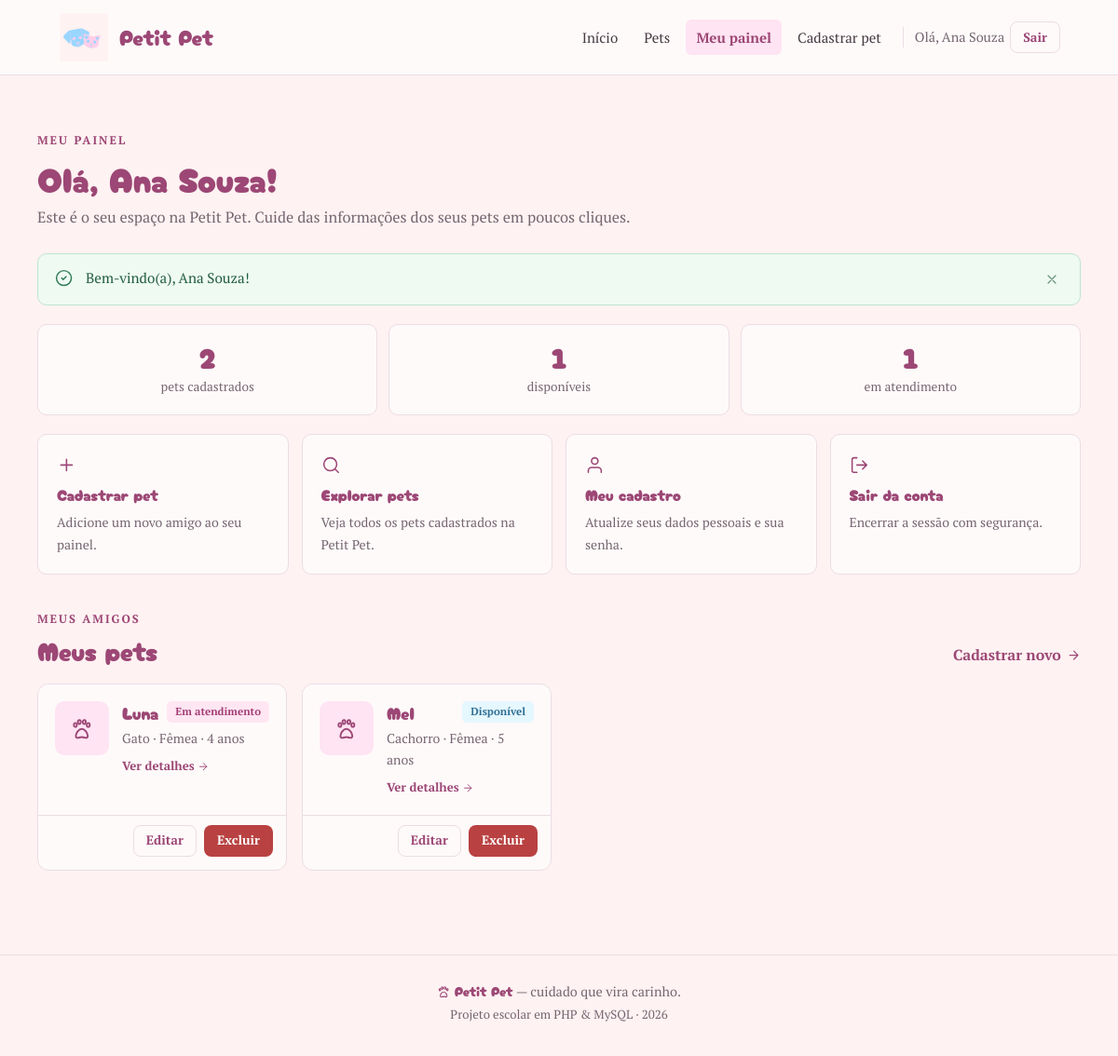
Page /painel.php (signed in) on the committed database.
### tables this page shows
CREATE TABLE IF NOT EXISTS usuarios (
    id INT NOT NULL AUTO_INCREMENT,
    nome VARCHAR(100) NOT NULL,
    email VARCHAR(100) NOT NULL,
    telefone VARCHAR(30) DEFAULT NULL,
    senha VARCHAR(255) NOT NULL,
    perfil ENUM('cliente', 'admin') NOT NULL DEFAULT 'cliente',
    criado_em TIMESTAMP NOT NULL DEFAULT CURRENT_TIMESTAMP,
    PRIMARY KEY (id),
    UNIQUE KEY email (email),
    KEY idx_usuarios_perfil (perfil)
);

CREATE TABLE IF NOT EXISTS pets (
    id INT UNSIGNED NOT NULL AUTO_INCREMENT,
    usuario_id INT DEFAULT NULL,
    nome VARCHAR(100) NOT NULL,
    especie VARCHAR(50) NOT NULL,
    raca VARCHAR(80) DEFAULT NULL,
    sexo ENUM('macho', 'femea', 'nao_informado') NOT NULL DEFAULT 'nao_informado',
    data_nascimento DATE DEFAULT NULL,
    porte ENUM('pequeno', 'medio', 'grande') DEFAULT NULL,
    tutor_nome VARCHAR(100) DEFAULT NULL,
    tutor_telefone VARCHAR(30) DEFAULT NULL,
    observacoes TEXT DEFAULT NULL,
    status ENUM('disponivel', 'em_atendimento') NOT NULL DEFAULT 'disponivel',
    criado_em TIMESTAMP NOT NULL DEFAULT CURRENT_TIMESTAMP,
    atualizado_em TIMESTAMP NOT NULL DEFAULT CURRENT_TIMESTAMP ON UPDATE CURRENT_TIMESTAMP,
    PRIMARY KEY (id),
    KEY idx_pets_nome (nome),
    KEY idx_pets_status (status),
    KEY idx_pets_especie (especie),
    KEY idx_pets_usuario (usuario_id),
    CONSTRAINT fk_pets_usuario
        FOREIGN KEY (usuario_id) REFERENCES usuarios (id)
        ON DELETE SET NULL
        ON UPDATE CASCADE
);

### painel.php (the view, shortened to what the rows shown need)
<?php
require_once __DIR__ . '/includes/bootstrap.php';
$usuario = buscar_usuario((int) usuario_id());
$pets = [];
$erroConsulta = false;
try {
    $pets = pets_do_cliente((int) usuario_id());
} catch (Throwable $erro) {
    error_log('[Petit Pet] Falha ao carregar pets do cliente: ' . $erro->getMessage());
    $erroConsulta = true;
}
$titulo = 'Olá, ' . $usuario['nome'] . '!';
$subtitulo = 'Este é o seu espaço na Petit Pet. Cuide das informações dos seus pets em poucos cliques.';
$eyebrow = 'Meu painel';
require __DIR__ . '/includes/layout/header.php';
?>
<section class="secao">
    <div class="secao-cabecalho">
        <div>
            <h2>Meus pets</h2>
        </div>
    </div>
    <?php if ($erroConsulta): ?>
        <div class="mensagem mensagem-erro" role="alert">
            <span class="mensagem-icone"><?= icone_svg('circle-alert') ?></span>
            <p>Não foi possível carregar seus pets agora. Tente atualizar a página.</p>
        </div>
    <?php elseif ($pets): ?>
        <div class="grade-pets">
            <?php foreach ($pets as $pet): ?>
                <div class="pet-card-wrapper">
                    <?php $petCard = $pet; require __DIR__ . '/includes/cartao_pet.php'; ?>
                    <div class="pet-card-acoes">
                        <a class="btn btn-pequeno btn-contorno" href="editar_pet.php?id=<?= (int) $pet['id'] ?>">Editar</a>
                        <form action="excluir_pet.php" method="post" data-confirmar="Remover <?= e($pet['nome']) ?> do seu cadastro?">
                            <button type="submit" class="btn btn-pequeno btn-perigo">Excluir</button>
                        </form>
                    </div>
                </div>
            <?php endforeach; ?>
        </div>
    <?php endif; ?>
</section>
<?php require __DIR__ . '/includes/layout/footer.php'; ?>

### includes/layout/header.php (shortened to what the rows shown need)
<?php
$titulo = $titulo ?? APP_NOME;
$subtitulo = $subtitulo ?? '';
$eyebrow = $eyebrow ?? '';
$containerClasse = $containerClasse ?? 'container container-largo';
$area = ($area ?? 'site') === 'admin' ? 'admin' : 'site';
$flashes = obter_flashes();
?>
<!DOCTYPE html>
<html lang="pt-BR">
<head>
    <link rel="stylesheet" href="assets/css/fontes.css">
    <link rel="stylesheet" href="assets/css/style.css">
</head>
<body class="<?= $area === 'admin' ? 'area-admin' : 'area-site' ?>">
    <main id="conteudo" class="pagina">
        <div class="<?= e($containerClasse) ?>">
            <?php if ($titulo !== ''): ?>
                <div class="cabecalho-pagina">
                    <?php if ($eyebrow !== ''): ?>
                        <p class="eyebrow"><?= e($eyebrow) ?></p>
                    <?php endif; ?>
                    <h1><?= e($titulo) ?></h1>
                    <?php if ($subtitulo !== ''): ?>
                        <p class="subtitulo"><?= e($subtitulo) ?></p>
                    <?php endif; ?>
                </div>
            <?php endif; ?>
            <?php foreach ($flashes as $flash): ?>
                <?php
                $tipoFlash = in_array($flash['tipo'] ?? '', ['sucesso', 'erro', 'aviso', 'info'], true)
                    ? $flash['tipo']
                    : 'info';
                $iconeFlash = [
                    'sucesso' => 'circle-check',
                    'erro' => 'circle-alert',
                    'aviso' => 'circle-alert',
                    'info' => 'circle-info',
                ][$tipoFlash];
                ?>
                    <span class="mensagem-icone"><?= icone_svg($iconeFlash) ?></span>
            <?php endforeach; ?>

### includes/cartao_pet.php (shortened to what the rows shown need)
<?php
$petCard = is_array($petCard ?? null) ? $petCard : [];
$petCardId = (int) ($petCard['id'] ?? 0);
$petCardNome = (string) ($petCard['nome'] ?? 'Pet');
$petCardEspecie = (string) ($petCard['especie'] ?? '');
$petCardSexo = (string) ($petCard['sexo'] ?? 'nao_informado');
$petCardStatus = (string) ($petCard['status'] ?? 'disponivel');
$meta = array_filter([
    $petCardEspecie,
    $petCardSexo !== 'nao_informado' ? rotulo_sexo($petCardSexo) : '',
    idade_pet($petCard['data_nascimento'] ?? null),
], static fn (string $item): bool => $item !== '');
?>
<article class="pet-card">
    <a class="pet-card-link" href="pet.php?id=<?= $petCardId ?>">
        <span class="pet-foto"><?= icone_svg('paw') ?></span>
        <span class="pet-conteudo">
            <span class="pet-linha">
                <span class="pet-nome"><?= e($petCardNome) ?></span>
                <span class="selo <?= e(classe_status($petCardStatus)) ?>"><?= e(rotulo_status($petCardStatus)) ?></span>
            </span>
            <span class="pet-meta"><?= e(implode(' · ', $meta)) ?></span>
            <span class="pet-ver">Ver detalhes <?= icone_svg('arrow-right') ?></span>
        </span>
    </a>
</article>

### includes/funcoes.php (shortened to what the rows shown need)
<?php
function e(mixed $valor): string
{
    return htmlspecialchars((string) $valor, ENT_QUOTES, 'UTF-8');
}
function rotulo_status(string $status): string
{
    return match ($status) {
        'disponivel' => 'Disponível',
        'em_atendimento' => 'Em atendimento',
        default => 'Não informado',
    };
}
function classe_status(string $status): string
{
    return $status === 'em_atendimento' ? 'badge-atendimento' : 'badge-disponivel';
}
function rotulo_sexo(string $sexo): string
{
    return match ($sexo) {
        'macho' => 'Macho',
        'femea' => 'Fêmea',
        default => 'Não informado',
    };
}
function icone_svg(string $nome): string
{
    static $icones = [
        'paw' => '<ellipse cx="5.5" cy="8" rx="1.5" ry="2"/><ellipse cx="9.5" cy="5" rx="1.5" ry="2"/><ellipse cx="14.5" cy="5" rx="1.5" ry="2"/><ellipse cx="18.5" cy="8" rx="1.5" ry="2"/><path d="M12 12c-3 0-6 4-6 7a2 2 0 0 0 2 2c1 0 2.5-.8 4-.8s3 .8 4 .8a2 2 0 0 0 2-2c0-3-3-7-6-7z"/>',
        'heart' => '<path d="M20.8 4.6a5.5 5.5 0 0 0-7.8 0L12 5.7l-1.1-1.1a5.5 5.5 0 0 0-7.8 7.8l1.1 1.1L12 21l7.8-7.5 1.1-1.1a5.5 5.5 0 0 0-.1-7.8z"/>',
        'clipboard-list' => '<rect x="8" y="3" width="8" height="4" rx="1"/><path d="M16 4h2a2 2 0 0 1 2 2v14a2 2 0 0 1-2 2H6a2 2 0 0 1-2-2V6a2 2 0 0 1 2-2h2"/><path d="M8 12h8M8 16h8"/>',
        'stethoscope' => '<path d="M6 3v5a4 4 0 0 0 8 0V3"/><path d="M6 5H4m10 0h2"/><path d="M10 12v2a6 6 0 0 0 12 0v-1"/><circle cx="22" cy="11" r="2"/>',
        'users' => '<path d="M16 21v-2a4 4 0 0 0-4-4H8a4 4 0 0 0-4 4v2"/><circle cx="10" cy="7" r="4"/><path d="M20 21v-2a4 4 0 0 0-3-3.87M16 3.13a4 4 0 0 1 0 7.75"/>',
        'user' => '<path d="M20 21v-2a4 4 0 0 0-4-4H8a4 4 0 0 0-4 4v2"/><circle cx="12" cy="7" r="4"/>',
        'plus' => '<path d="M12 5v14M5 12h14"/>',
        'search' => '<circle cx="11" cy="11" r="8"/><path d="m21 21-4.35-4.35"/>',
        'log-out' => '<path d="M9 21H5a2 2 0 0 1-2-2V5a2 2 0 0 1 2-2h4"/><path d="m16 17 5-5-5-5M21 12H9"/>',
        'arrow-right' => '<path d="M5 12h14m-7-7 7 7-7 7"/>',
        'arrow-left' => '<path d="M19 12H5m7 7-7-7 7-7"/>',
        'circle-check' => '<circle cx="12" cy="12" r="10"/><path d="m9 12 2 2 4-4"/>',
        'circle-alert' => '<circle cx="12" cy="12" r="10"/><path d="M12 8v4m0 4h.01"/>',
        'circle-info' => '<circle cx="12" cy="12" r="10"/><path d="M12 16v-4m0-4h.01"/>',
        'x' => '<path d="m18 6-12 12M6 6l12 12"/>',
    ];
    return '<svg class="icone" viewBox="0 0 24 24" fill="none" stroke="currentColor" stroke-width="1.8" stroke-linecap="round" stroke-linejoin="round" aria-hidden="true" focusable="false">'
        . $icones[$nome]
        . '</svg>';
}
function idade_pet(?string $dataNascimento): string
{
    try {
        $nascimento = new DateTimeImmutable($dataNascimento);
        $hoje = new DateTimeImmutable('today');
    } catch (Exception) {
        return 'Idade não informada';
    }
    $diferenca = $nascimento->diff($hoje);
    if ($diferenca->y > 0) {
        return $diferenca->y . ($diferenca->y === 1 ? ' ano' : ' anos');
    }
    return $diferenca->d . ($diferenca->d === 1 ? ' dia' : ' dias');
}

### rows in the picture
usuarios: nome "Olá, Ana Souza!"
pets: nome "Luna", status "Em atendimento", meta "Gato · Fêmea · 4 anos"
pets: nome "Mel", status "Disponível", meta "Cachorro · Fêmea · 5 anos"

### other values in the picture
usuario_nome() "Ana Souza"
$eyebrow "MEU PAINEL"
$subtitulo "Este é o seu espaço na Petit Pet. Cuide das informações dos seus pets em poucos cliques."
$flash['mensagem'] "Bem-vindo(a), Ana Souza!"
$totalPets "2"
$disponiveis "1"
$emAtendimento "1"
APP_ANO "2026"
